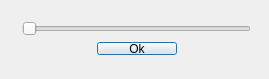
<?xml version="1.0" encoding="UTF-8"?>
<ui version="4.0">
 <class>AdjustContrast</class>
 <widget class="QDialog" name="AdjustContrast">
  <property name="geometry">
   <rect>
    <x>0</x>
    <y>0</y>
    <width>269</width>
    <height>79</height>
   </rect>
  </property>
  <property name="windowTitle">
   <string>Adjust Contrast</string>
  </property>
  <widget class="QWidget" name="layoutWidget">
   <property name="geometry">
    <rect>
     <x>11</x>
     <y>11</y>
     <width>251</width>
     <height>55</height>
    </rect>
   </property>
   <layout class="QVBoxLayout" name="verticalLayout">
    <item>
     <widget class="QSlider" name="horizontalSlider">
      <property name="maximum">
       <number>100</number>
      </property>
      <property name="orientation">
       <enum>Qt::Horizontal</enum>
      </property>
     </widget>
    </item>
    <item>
     <layout class="QHBoxLayout" name="horizontalLayout">
      <item>
       <spacer name="horizontalSpacer">
        <property name="orientation">
         <enum>Qt::Horizontal</enum>
        </property>
        <property name="sizeHint" stdset="0">
         <size>
          <width>40</width>
          <height>20</height>
         </size>
        </property>
       </spacer>
      </item>
      <item>
       <widget class="QPushButton" name="pushButton">
        <property name="text">
         <string>Ok</string>
        </property>
       </widget>
      </item>
      <item>
       <spacer name="horizontalSpacer_2">
        <property name="orientation">
         <enum>Qt::Horizontal</enum>
        </property>
        <property name="sizeHint" stdset="0">
         <size>
          <width>40</width>
          <height>20</height>
         </size>
        </property>
       </spacer>
      </item>
     </layout>
    </item>
   </layout>
  </widget>
 </widget>
 <layoutdefault spacing="6" margin="11"/>
 <resources/>
 <connections/>
</ui>
